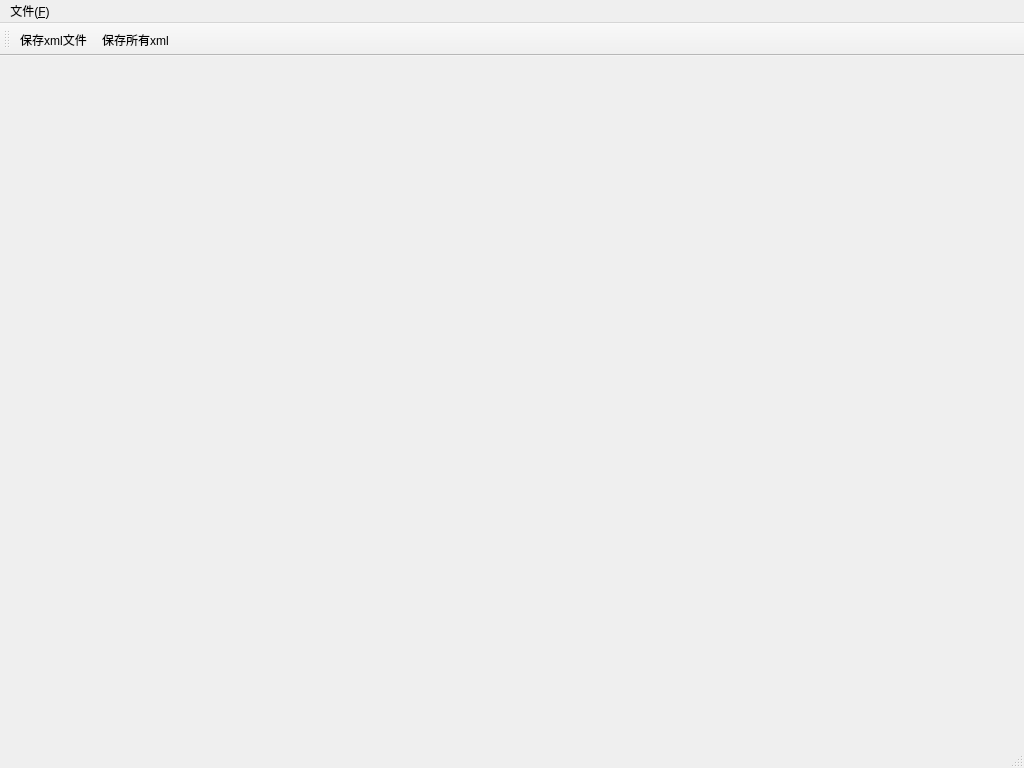
<?xml version="1.0" encoding="UTF-8"?>
<ui version="4.0">
 <class>ModelEditorClass</class>
 <widget class="QMainWindow" name="ModelEditorClass">
  <property name="geometry">
   <rect>
    <x>0</x>
    <y>0</y>
    <width>1024</width>
    <height>768</height>
   </rect>
  </property>
  <property name="windowTitle">
   <string>ModelEditor</string>
  </property>
  <widget class="QWidget" name="centralWidget"/>
  <widget class="QMenuBar" name="menuBar">
   <property name="geometry">
    <rect>
     <x>0</x>
     <y>0</y>
     <width>1024</width>
     <height>23</height>
    </rect>
   </property>
   <widget class="QMenu" name="menu_F">
    <property name="title">
     <string>文件(&amp;F)</string>
    </property>
    <addaction name="openObjFile"/>
    <addaction name="openM3dFile"/>
    <addaction name="openMEProjFile"/>
    <addaction name="saveFile"/>
   </widget>
   <addaction name="menu_F"/>
  </widget>
  <widget class="QToolBar" name="mainToolBar">
   <attribute name="toolBarArea">
    <enum>TopToolBarArea</enum>
   </attribute>
   <attribute name="toolBarBreak">
    <bool>false</bool>
   </attribute>
   <addaction name="action_save"/>
   <addaction name="actionSaveAll"/>
  </widget>
  <widget class="QStatusBar" name="statusBar"/>
  <action name="openObjFile">
   <property name="text">
    <string>打开.obj文件</string>
   </property>
  </action>
  <action name="saveFile">
   <property name="text">
    <string>保存文件</string>
   </property>
  </action>
  <action name="openM3dFile">
   <property name="text">
    <string>打开.m3d文件</string>
   </property>
  </action>
  <action name="openMEProjFile">
   <property name="text">
    <string>打开.meproj文件</string>
   </property>
  </action>
  <action name="action_save">
   <property name="icon">
    <iconset resource="modeleditor.qrc">
     <normaloff>:/ModelEditor/Resources/Save.png</normaloff>:/ModelEditor/Resources/Save.png</iconset>
   </property>
   <property name="text">
    <string>保存xml文件</string>
   </property>
   <property name="toolTip">
    <string>save</string>
   </property>
  </action>
  <action name="actionSaveAll">
   <property name="icon">
    <iconset resource="modeleditor.qrc">
     <normaloff>:/ModelEditor/Resources/Save All.png</normaloff>:/ModelEditor/Resources/Save All.png</iconset>
   </property>
   <property name="text">
    <string>保存所有xml</string>
   </property>
  </action>
 </widget>
 <layoutdefault spacing="6" margin="11"/>
 <resources>
  <include location="modeleditor.qrc"/>
 </resources>
 <connections/>
</ui>
